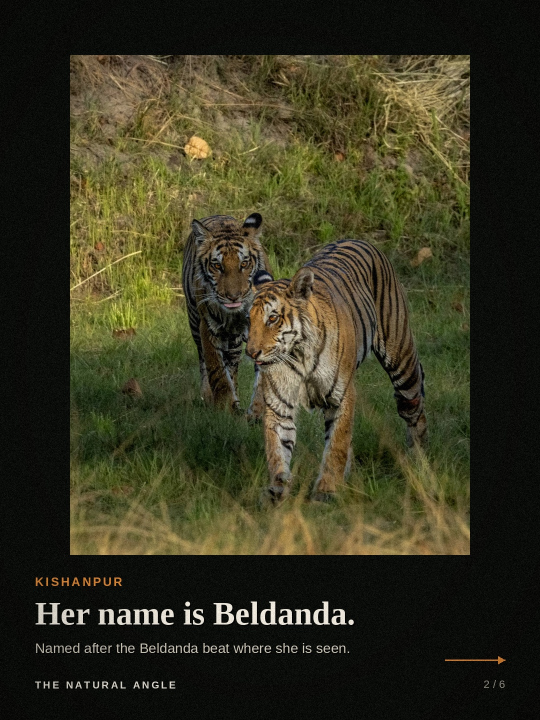
#> input picture content-archive/carousels/01_kishanpur_beldanda/slide2.jpg, 1080 x 1440 px, given in place of fe41241e-image.jpg, which was not available (shown at 1/2 size)
$ python raptor.py
#> lines starting #> are read from the running program, lines starting #| are printed output that depends on the picture; pictures that were not available may be replaced by others from this repository, and a replacement may not be noted
import numpy as np
from PIL import Image, ImageDraw, ImageFont, ImageFilter
IMG="/tmp/claude-0/-home-user/530e917f-6900-5386-87f2-01588fc50eb7/images/"
OUT="/tmp/claude-0/-home-user/530e917f-6900-5386-87f2-01588fc50eb7/scratchpad/raptor/"
W,H=1080,1440
F="/usr/share/fonts/truetype/liberation/"
serif=lambda s:ImageFont.truetype(F+"LiberationSerif-Bold.ttf",s)
serifi=lambda s:ImageFont.truetype(F+"LiberationSerif-Italic.ttf",s)
sans=lambda s:ImageFont.truetype(F+"LiberationSans-Regular.ttf",s)
sansb=lambda s:ImageFont.truetype(F+"LiberationSans-Bold.ttf",s)
CREAM=(244,238,226); ACC=(226,138,52); BG=(12,14,11)

def load(n): return Image.open(IMG+f"{n}.jpg").convert("RGB")
# [51 lines left out: functions cover, grad, vignette, grain, wrap, text and 3 more, not called in this run]
def finish(c,name):
    c=grain(vignette(c)); c.save(OUT+name,quality=95)


U="/root/.claude/uploads/530e917f-6900-5386-87f2-01588fc50eb7/"
FILES=["fe41241e","5c52c0a4","ae33de49","01df9a6b","0afbf1bc","0e105c61"]
CENT=[(.38,.55),(.5,.5),(.5,.48),(.5,.55),(.66,.55),(.5,.45)]
TOT=8
def bird(i): return Image.open(U+FILES[i]+"-image.jpg").convert("RGB")
#> called with i = 0
#> returned value is the input picture: PIL image 1080x1440 RGB; mean R, G, B 53.9, 52.1, 31.7
def crop_to(im,w,h,cx,cy,zoom=1.0):
#> called with w = 320, h = 420, cx = 0.38, cy = 0.55, zoom = 1.6
    r=w/h
#> r = 0.762
    cw=min(im.width,im.height*r)/zoom; ch=cw/r
#> after `cw = min(im.width, im.height * r) / zoom`: cw = 675
#> after `ch = cw / r`: ch = 885.9
    x0=min(max(cx*im.width-cw/2,0),im.width-cw); y0=min(max(cy*im.height-ch/2,0),im.height-ch)
#> after `x0 = min(max(cx * im.width - cw / 2, 0), im.width - cw)`: x0 = 72.9
#> after `y0 = min(max(cy * im.height - ch / 2, 0), im.height - ch)`: y0 = 349
    return im.crop((int(x0),int(y0),int(x0+cw),int(y0+ch))).resize((w,h),Image.LANCZOS)
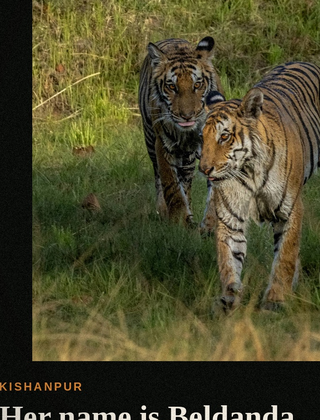
#> returned value: PIL image 320x420 RGB; mean R, G, B 75.1, 72.4, 42.8

# S1 collage hook
c=Image.new("RGB",(W,H),BG); d=ImageDraw.Draw(c)
tw,th,gap=320,420,20; x0=(W-(3*tw+2*gap))//2
for i in range(6):
    t=crop_to(bird(i),tw,th,CENT[i][0],CENT[i][1],1.6 if i in (0,3,4) else 1.5)
    c.paste(t,(x0+(i%3)*(tw+gap),380+(i//3)*(th+gap)))
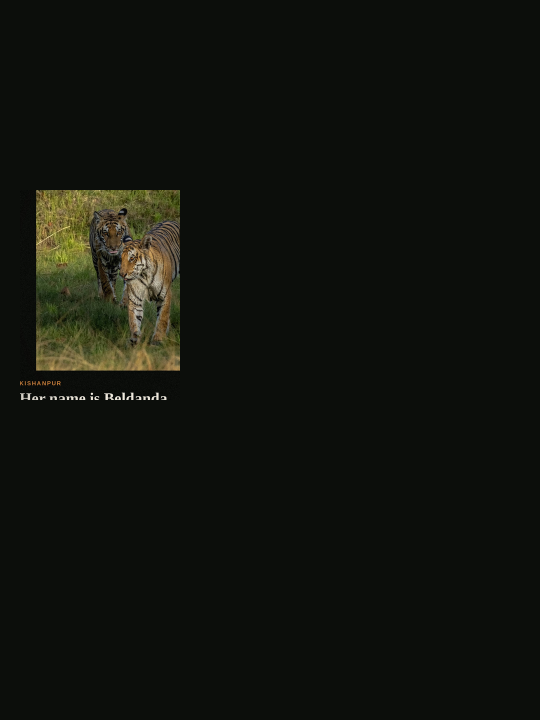
#> c: PIL image 1080x1440 RGB (shown at 1/2 size); mean R, G, B 17.5, 19, 13.8
#> pass 2 of the loop `for i in range(6):`:
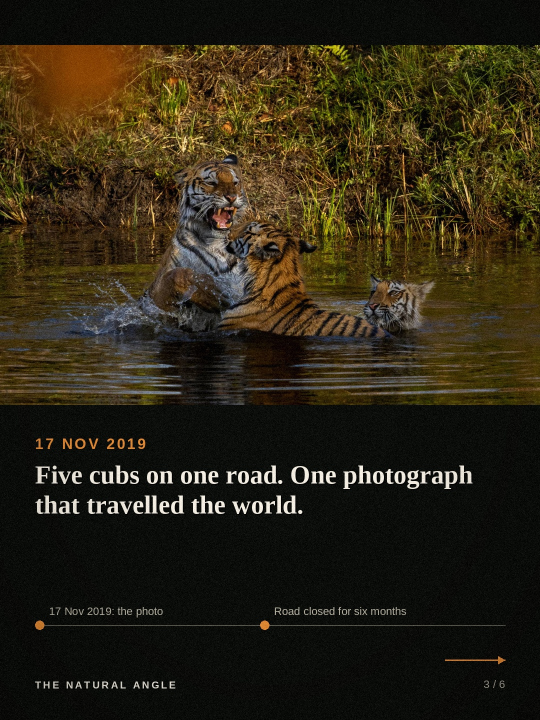
#> input picture content-archive/carousels/01_kishanpur_beldanda/slide3.jpg, 1080 x 1440 px, given in place of 5c52c0a4-image.jpg, which was not available (shown at 1/2 size)
#> in bird, returned value is the input picture: PIL image 1080x1440 RGB; mean R, G, B 44.8, 37.7, 20.9
#> cw = 720
#> ch = 945
#> x0 = 180
#> y0 = 247.5
#> in crop_to (call 2), `return im.crop((int(x0),int(y0),int(x0+cw),int(y0+ch))).resize((w,h),I..`:
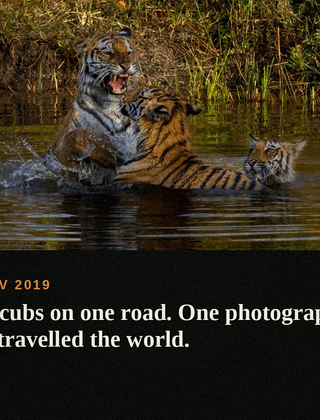
#> returned value: PIL image 320x420 RGB; mean R, G, B 52.3, 44.8, 29
#> `c.paste(t,(x0+(i%3)*(tw+gap),380+(i//3)*(th+gap)))`:
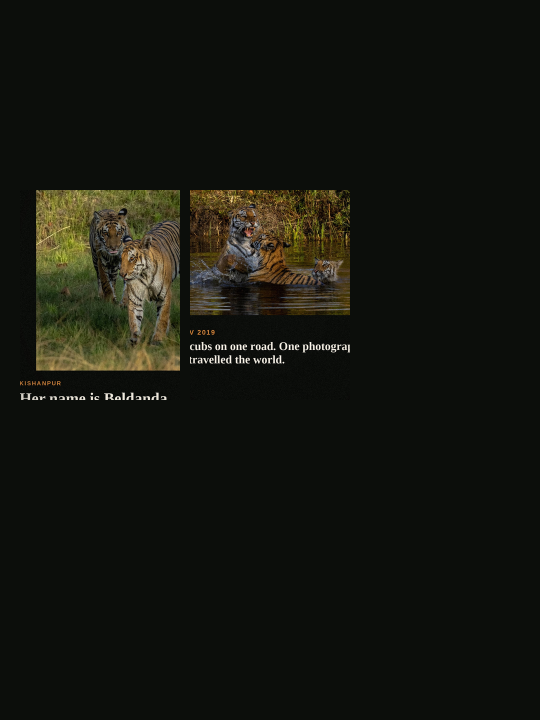
#> c: PIL image 1080x1440 RGB (shown at 1/2 size); mean R, G, B 20.9, 21.7, 15.3
#> (the run stopped early here; a loop or call above may not have finished)
